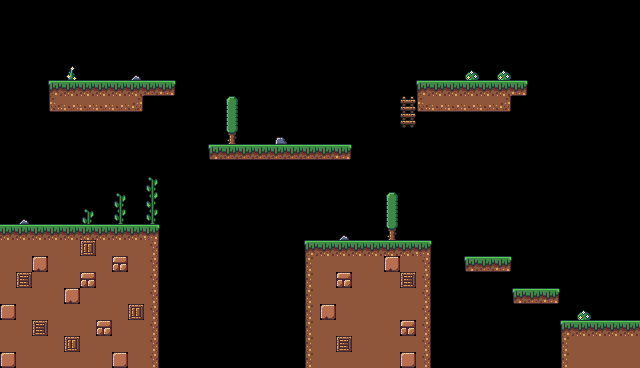

Below is a game level as drawn by its tile map, then a one-line description and the .tmx file that defines it, in full:
An orthogonal 40x23 tile map with 16x16 px tiles, 1 tile layer (Livello tile 1), 2 tilesets and 11 objects.

<map version="1.10" tiledversion="1.12.1" orientation="orthogonal" renderorder="right-down" width="40" height="23" tilewidth="16" tileheight="16" infinite="0" nextlayerid="4" nextobjectid="14">
 <tileset firstgid="1" source="nature-paltformer-tileset-16x16.tsx" />
 <tileset firstgid="78" source="moneta.tsx" />
 <layer id="1" name="Livello tile 1" width="40" height="23">
  <data encoding="csv">
0,0,0,0,0,0,0,0,0,0,0,0,0,0,0,0,0,0,0,0,0,0,0,0,0,0,0,0,0,0,0,0,0,0,0,0,0,0,0,0,
0,0,0,0,0,0,0,0,0,0,0,0,0,0,0,0,0,0,0,0,0,0,0,0,0,0,0,0,0,0,0,0,0,0,0,0,0,0,0,0,
0,0,0,0,0,0,0,0,0,0,0,0,0,0,0,0,0,0,0,0,0,0,0,0,0,0,0,0,0,0,0,0,0,0,0,0,0,0,0,0,
0,0,0,0,0,0,0,0,0,0,0,0,0,0,0,0,0,0,0,0,0,0,0,0,0,0,0,0,0,0,0,0,0,0,0,0,0,0,0,0,
0,0,0,0,46,0,0,0,47,0,0,0,0,0,0,0,0,0,0,0,0,0,0,0,0,0,0,0,0,49,0,49,0,0,0,0,0,0,0,0,
0,0,0,1,2,2,2,2,2,5,6,0,0,0,0,0,0,0,0,0,0,0,0,0,0,0,1,2,2,2,2,2,6,0,0,0,0,0,0,0,
0,0,0,15,16,16,16,16,17,0,0,0,0,0,24,0,0,0,0,0,0,0,0,0,0,22,15,16,16,16,16,17,0,0,0,0,0,0,0,0,
0,0,0,0,0,0,0,0,0,0,0,0,0,0,31,0,0,0,0,0,0,0,0,0,0,36,0,0,0,0,0,0,0,0,0,0,0,0,0,0,
0,0,0,0,0,0,0,0,0,0,0,0,0,0,38,0,0,48,0,0,0,0,0,0,0,0,0,0,0,0,0,0,0,0,0,0,0,0,0,0,
0,0,0,0,0,0,0,0,0,0,0,0,0,4,5,5,5,5,5,5,5,6,0,0,0,0,0,0,0,0,0,0,0,0,0,0,0,0,0,0,
0,0,0,0,0,0,0,0,0,0,0,0,0,0,0,0,0,0,0,0,0,0,0,0,0,0,0,0,0,0,0,0,0,0,0,0,0,0,0,0,
0,0,0,0,0,0,0,0,0,23,0,0,0,0,0,0,0,0,0,0,0,0,0,0,0,0,0,0,0,0,0,0,0,0,0,0,0,0,0,0,
0,0,0,0,0,0,0,23,0,30,0,0,0,0,0,0,0,0,0,0,0,0,0,0,24,0,0,0,0,0,0,0,0,0,0,0,0,0,0,0,
0,47,0,0,0,23,0,37,0,37,0,0,0,0,0,0,0,0,0,0,0,0,0,0,31,0,0,0,0,0,0,0,0,0,0,0,0,0,0,0,
2,2,2,2,2,2,2,2,2,3,0,0,0,0,0,0,0,0,0,0,0,47,0,0,38,0,0,0,0,0,0,0,0,0,0,0,0,0,0,0,
9,9,9,9,9,51,9,9,9,10,0,0,0,0,0,0,0,0,0,1,2,2,2,2,2,2,3,0,0,0,0,0,0,0,0,0,0,0,0,0,
9,9,35,9,9,9,9,21,9,10,0,0,0,0,0,0,0,0,0,8,9,9,9,9,35,9,10,0,0,4,5,6,0,0,0,0,0,0,0,0,
9,50,9,9,9,21,9,9,9,10,0,0,0,0,0,0,0,0,0,8,9,28,9,9,9,50,10,0,0,0,0,0,0,0,0,0,0,0,0,0,
9,9,9,9,35,9,9,9,9,10,0,0,0,0,0,0,0,0,0,8,9,9,9,9,9,9,10,0,0,0,0,0,4,5,6,0,0,0,0,0,
42,9,9,9,9,9,9,9,51,10,0,0,0,0,0,0,0,0,0,8,35,9,9,9,9,9,10,0,0,0,0,0,0,0,0,0,49,0,0,0,
9,9,50,9,9,9,21,9,9,10,0,0,0,0,0,0,0,0,0,8,9,9,9,9,9,28,10,0,0,0,0,0,0,0,0,1,2,2,2,2,
9,9,9,9,51,9,9,9,9,10,0,0,0,0,0,0,0,0,0,8,9,50,9,9,9,9,10,0,0,0,0,0,0,0,0,8,9,9,9,9,
42,9,9,9,9,9,9,42,9,10,0,0,0,0,0,0,0,0,0,8,9,9,9,9,9,42,10,0,0,0,0,0,0,0,0,8,9,9,9,9
</data>
 </layer>
 <objectgroup id="3" name="Monete">
  <object id="2" gid="78" x="94" y="218.5" width="16" height="16" />
  <object id="3" gid="78" x="78" y="80.5" width="16" height="16" />
  <object id="4" gid="78" x="111.5" y="78" width="16" height="16" />
  <object id="5" gid="78" x="241" y="146" width="16" height="16" />
  <object id="6" gid="78" x="320" y="144.5" width="16" height="16" />
  <object id="7" gid="78" x="320" y="238.5" width="16" height="16" />
  <object id="8" gid="78" x="384" y="191.5" width="16" height="16" />
  <object id="9" gid="78" x="464" y="64" width="16" height="16" />
  <object id="10" gid="78" x="497" y="64" width="16" height="16" />
  <object id="11" gid="78" x="528.5" y="288" width="16" height="16" />
  <object id="13" gid="78" x="222.5" y="95" width="16" height="16" />
 </objectgroup>
</map>
